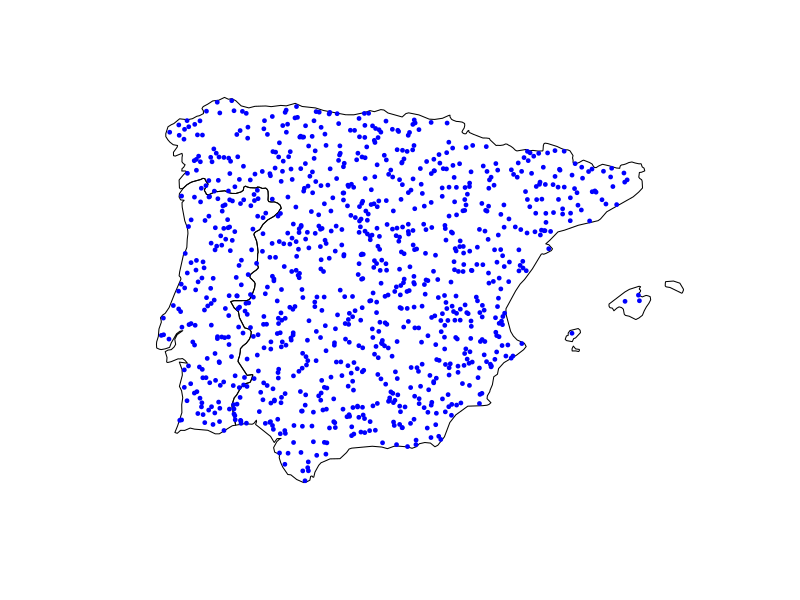

Recreate this plot in R.
## ---- chunk 1
#| include: FALSE
knitr::opts_chunk$set(echo = TRUE)
## ---- chunk 2
#| message: false
#| warning: false
#| fig-cap: "Location of the random points" 

# This script generates a random 1000 points dataset within Iberina Peninsula 
library(rnaturalearth)
library(rnaturalearthdata)
library(sf)
library(dplyr)

# Get the Iberian Peninsula countries (Spain + Portugal)
spa_por <- ne_countries(scale = "medium", returnclass = "sf") |> 
            filter(admin %in% c("Spain", "Portugal")) 

# Ensure all points within Iberian Peninsula bounding box 
ip_bbox <- st_as_sfc(st_bbox(c(
  xmin = -10.0, xmax = 4.5,
  ymin = 35.5, ymax = 44.5
), crs = 4326))

ip <- st_intersection(spa_por, ip_bbox)

set.seed(123)

# Generate 1000 random points inside the Iberian Peninsula polygon
pts <- st_sample(ip, size = 1000, type = "random")

plot(st_geometry(ip))
plot(st_geometry(pts), col = "blue", pch = 19, cex=.5, add=TRUE)
